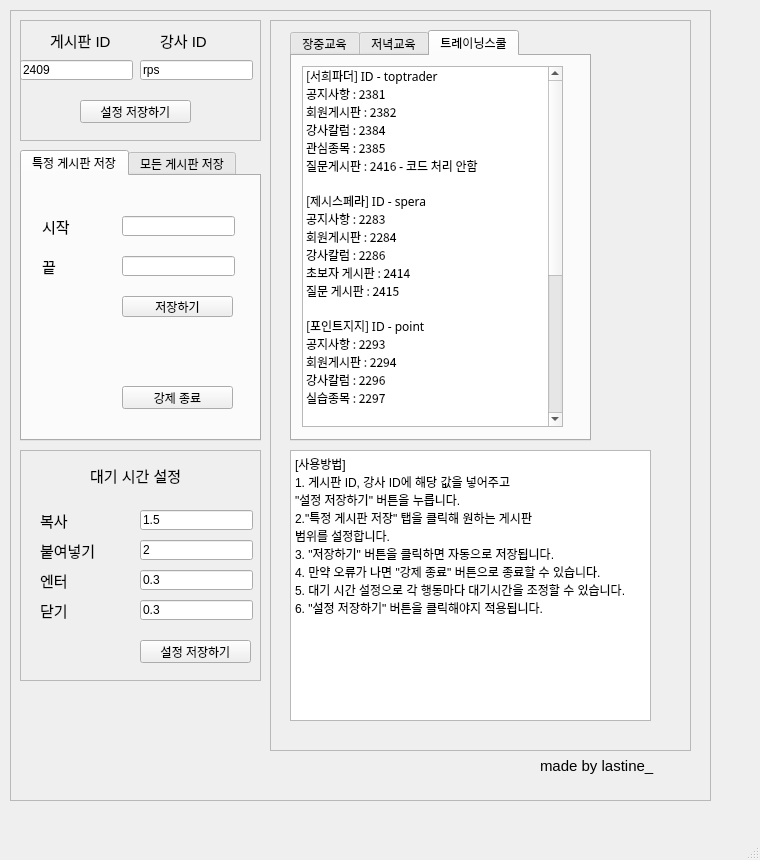
<?xml version="1.0" encoding="UTF-8"?>
<ui version="4.0">
 <class>MainWindow</class>
 <widget class="QMainWindow" name="MainWindow">
  <property name="geometry">
   <rect>
    <x>0</x>
    <y>0</y>
    <width>760</width>
    <height>860</height>
   </rect>
  </property>
  <property name="windowTitle">
   <string>RoyalRoder Saver</string>
  </property>
  <widget class="QWidget" name="centralwidget">
   <widget class="QFrame" name="frame_5">
    <property name="geometry">
     <rect>
      <x>10</x>
      <y>10</y>
      <width>701</width>
      <height>791</height>
     </rect>
    </property>
    <property name="frameShape">
     <enum>QFrame::StyledPanel</enum>
    </property>
    <property name="frameShadow">
     <enum>QFrame::Raised</enum>
    </property>
    <widget class="QFrame" name="frame">
     <property name="geometry">
      <rect>
       <x>10</x>
       <y>10</y>
       <width>241</width>
       <height>121</height>
      </rect>
     </property>
     <property name="frameShape">
      <enum>QFrame::StyledPanel</enum>
     </property>
     <property name="frameShadow">
      <enum>QFrame::Raised</enum>
     </property>
     <widget class="QLabel" name="label_8">
      <property name="geometry">
       <rect>
        <x>30</x>
        <y>10</y>
        <width>71</width>
        <height>21</height>
       </rect>
      </property>
      <property name="font">
       <font>
        <pointsize>11</pointsize>
       </font>
      </property>
      <property name="text">
       <string>게시판 ID</string>
      </property>
     </widget>
     <widget class="QLineEdit" name="id">
      <property name="geometry">
       <rect>
        <x>0</x>
        <y>40</y>
        <width>113</width>
        <height>20</height>
       </rect>
      </property>
      <property name="text">
       <string>2409</string>
      </property>
     </widget>
     <widget class="QPushButton" name="pushButton_id">
      <property name="geometry">
       <rect>
        <x>60</x>
        <y>80</y>
        <width>111</width>
        <height>23</height>
       </rect>
      </property>
      <property name="text">
       <string>설정 저장하기</string>
      </property>
     </widget>
     <widget class="QLineEdit" name="id_t">
      <property name="geometry">
       <rect>
        <x>120</x>
        <y>40</y>
        <width>113</width>
        <height>20</height>
       </rect>
      </property>
      <property name="text">
       <string>rps</string>
      </property>
     </widget>
     <widget class="QLabel" name="label_9">
      <property name="geometry">
       <rect>
        <x>140</x>
        <y>10</y>
        <width>71</width>
        <height>21</height>
       </rect>
      </property>
      <property name="font">
       <font>
        <pointsize>11</pointsize>
       </font>
      </property>
      <property name="text">
       <string>강사 ID</string>
      </property>
     </widget>
    </widget>
    <widget class="QTabWidget" name="tabWidget">
     <property name="geometry">
      <rect>
       <x>10</x>
       <y>140</y>
       <width>241</width>
       <height>291</height>
      </rect>
     </property>
     <property name="currentIndex">
      <number>0</number>
     </property>
     <widget class="QWidget" name="tab">
      <attribute name="title">
       <string>특정 게시판 저장</string>
      </attribute>
      <widget class="QPushButton" name="pushButton_partsave">
       <property name="geometry">
        <rect>
         <x>100</x>
         <y>120</y>
         <width>111</width>
         <height>21</height>
        </rect>
       </property>
       <property name="text">
        <string>저장하기</string>
       </property>
      </widget>
      <widget class="QLabel" name="label_5">
       <property name="geometry">
        <rect>
         <x>20</x>
         <y>40</y>
         <width>51</width>
         <height>21</height>
        </rect>
       </property>
       <property name="font">
        <font>
         <pointsize>11</pointsize>
        </font>
       </property>
       <property name="text">
        <string>시작</string>
       </property>
      </widget>
      <widget class="QLabel" name="label_6">
       <property name="geometry">
        <rect>
         <x>20</x>
         <y>80</y>
         <width>41</width>
         <height>21</height>
        </rect>
       </property>
       <property name="font">
        <font>
         <pointsize>11</pointsize>
        </font>
       </property>
       <property name="text">
        <string>끝</string>
       </property>
      </widget>
      <widget class="QLineEdit" name="ptsave_st">
       <property name="geometry">
        <rect>
         <x>100</x>
         <y>40</y>
         <width>113</width>
         <height>20</height>
        </rect>
       </property>
      </widget>
      <widget class="QLineEdit" name="ptsave_ed">
       <property name="geometry">
        <rect>
         <x>100</x>
         <y>80</y>
         <width>113</width>
         <height>20</height>
        </rect>
       </property>
      </widget>
      <widget class="QPushButton" name="pushButton_stop">
       <property name="geometry">
        <rect>
         <x>100</x>
         <y>210</y>
         <width>111</width>
         <height>23</height>
        </rect>
       </property>
       <property name="text">
        <string>강제 종료</string>
       </property>
      </widget>
     </widget>
     <widget class="QWidget" name="tab_2">
      <attribute name="title">
       <string>모든 게시판 저장</string>
      </attribute>
      <widget class="QPushButton" name="pushButton">
       <property name="geometry">
        <rect>
         <x>80</x>
         <y>410</y>
         <width>75</width>
         <height>23</height>
        </rect>
       </property>
       <property name="text">
        <string>저장하기</string>
       </property>
      </widget>
     </widget>
    </widget>
    <widget class="QFrame" name="frame_3">
     <property name="geometry">
      <rect>
       <x>10</x>
       <y>440</y>
       <width>241</width>
       <height>231</height>
      </rect>
     </property>
     <property name="frameShape">
      <enum>QFrame::StyledPanel</enum>
     </property>
     <property name="frameShadow">
      <enum>QFrame::Raised</enum>
     </property>
     <widget class="QLabel" name="label">
      <property name="geometry">
       <rect>
        <x>20</x>
        <y>60</y>
        <width>51</width>
        <height>21</height>
       </rect>
      </property>
      <property name="font">
       <font>
        <pointsize>11</pointsize>
       </font>
      </property>
      <property name="text">
       <string>복사</string>
      </property>
     </widget>
     <widget class="QLabel" name="label_2">
      <property name="geometry">
       <rect>
        <x>20</x>
        <y>90</y>
        <width>61</width>
        <height>21</height>
       </rect>
      </property>
      <property name="font">
       <font>
        <pointsize>11</pointsize>
       </font>
      </property>
      <property name="text">
       <string>붙여넣기</string>
      </property>
     </widget>
     <widget class="QLabel" name="label_3">
      <property name="geometry">
       <rect>
        <x>20</x>
        <y>120</y>
        <width>31</width>
        <height>21</height>
       </rect>
      </property>
      <property name="font">
       <font>
        <pointsize>11</pointsize>
       </font>
      </property>
      <property name="text">
       <string>엔터</string>
      </property>
     </widget>
     <widget class="QLabel" name="label_4">
      <property name="geometry">
       <rect>
        <x>20</x>
        <y>150</y>
        <width>41</width>
        <height>21</height>
       </rect>
      </property>
      <property name="font">
       <font>
        <pointsize>11</pointsize>
       </font>
      </property>
      <property name="text">
       <string>닫기</string>
      </property>
     </widget>
     <widget class="QLineEdit" name="copy_sleep">
      <property name="geometry">
       <rect>
        <x>120</x>
        <y>60</y>
        <width>113</width>
        <height>20</height>
       </rect>
      </property>
      <property name="text">
       <string>1.5</string>
      </property>
     </widget>
     <widget class="QLineEdit" name="paste_sleep">
      <property name="geometry">
       <rect>
        <x>120</x>
        <y>90</y>
        <width>113</width>
        <height>20</height>
       </rect>
      </property>
      <property name="text">
       <string>2</string>
      </property>
     </widget>
     <widget class="QLineEdit" name="enter_sleep">
      <property name="geometry">
       <rect>
        <x>120</x>
        <y>120</y>
        <width>113</width>
        <height>20</height>
       </rect>
      </property>
      <property name="text">
       <string>0.3</string>
      </property>
     </widget>
     <widget class="QLineEdit" name="close_sleep">
      <property name="geometry">
       <rect>
        <x>120</x>
        <y>150</y>
        <width>113</width>
        <height>20</height>
       </rect>
      </property>
      <property name="text">
       <string>0.3</string>
      </property>
     </widget>
     <widget class="QPushButton" name="pushButton_sleep">
      <property name="geometry">
       <rect>
        <x>120</x>
        <y>190</y>
        <width>111</width>
        <height>23</height>
       </rect>
      </property>
      <property name="text">
       <string>설정 저장하기</string>
      </property>
     </widget>
     <widget class="QLabel" name="label_7">
      <property name="geometry">
       <rect>
        <x>70</x>
        <y>10</y>
        <width>121</width>
        <height>31</height>
       </rect>
      </property>
      <property name="font">
       <font>
        <pointsize>11</pointsize>
       </font>
      </property>
      <property name="text">
       <string>대기 시간 설정</string>
      </property>
     </widget>
    </widget>
    <widget class="QFrame" name="frame_2">
     <property name="geometry">
      <rect>
       <x>260</x>
       <y>10</y>
       <width>421</width>
       <height>731</height>
      </rect>
     </property>
     <property name="frameShape">
      <enum>QFrame::StyledPanel</enum>
     </property>
     <property name="frameShadow">
      <enum>QFrame::Raised</enum>
     </property>
     <widget class="QTabWidget" name="tabWidget_2">
      <property name="geometry">
       <rect>
        <x>20</x>
        <y>10</y>
        <width>301</width>
        <height>411</height>
       </rect>
      </property>
      <property name="currentIndex">
       <number>2</number>
      </property>
      <widget class="QWidget" name="tab_3">
       <attribute name="title">
        <string>장중교육</string>
       </attribute>
       <widget class="QListWidget" name="id_market">
        <property name="geometry">
         <rect>
          <x>10</x>
          <y>10</y>
          <width>261</width>
          <height>361</height>
         </rect>
        </property>
        <property name="font">
         <font>
          <family>굴림</family>
         </font>
        </property>
        <item>
         <property name="text">
          <string>[비중법사] ID - victory</string>
         </property>
        </item>
        <item>
         <property name="text">
          <string>공지사항 : 2209</string>
         </property>
        </item>
        <item>
         <property name="text">
          <string>회원게시판 : 2210</string>
         </property>
        </item>
        <item>
         <property name="text">
          <string>강사칼럼 : 2212</string>
         </property>
        </item>
        <item>
         <property name="text">
          <string>실습종목 : 2213</string>
         </property>
        </item>
        <item>
         <property name="text">
          <string>실습종목 현황 : 2240</string>
         </property>
        </item>
        <item>
         <property name="text">
          <string/>
         </property>
        </item>
        <item>
         <property name="text">
          <string>[주식신공] ID - singong</string>
         </property>
        </item>
        <item>
         <property name="text">
          <string>공지사항 : 2175</string>
         </property>
        </item>
        <item>
         <property name="text">
          <string>회원게시판 : 2176</string>
         </property>
        </item>
        <item>
         <property name="text">
          <string>강사칼럼 : 2181</string>
         </property>
        </item>
        <item>
         <property name="text">
          <string>관심종목 : 2179</string>
         </property>
        </item>
        <item>
         <property name="text">
          <string/>
         </property>
        </item>
        <item>
         <property name="text">
          <string>[자그마치] ID - master</string>
         </property>
        </item>
        <item>
         <property name="text">
          <string>공지사항 : 2261</string>
         </property>
        </item>
        <item>
         <property name="text">
          <string>회원게시판 : 2262</string>
         </property>
        </item>
        <item>
         <property name="text">
          <string>강사칼럼 : 2264</string>
         </property>
        </item>
        <item>
         <property name="text">
          <string>실습종목 : 2265</string>
         </property>
        </item>
        <item>
         <property name="text">
          <string>요약게시판 : 2413</string>
         </property>
        </item>
        <item>
         <property name="text">
          <string/>
         </property>
        </item>
        <item>
         <property name="text">
          <string>[프로장인] ID - pro</string>
         </property>
        </item>
        <item>
         <property name="text">
          <string>공지사항 : 2395</string>
         </property>
        </item>
        <item>
         <property name="text">
          <string>회원게시판 : 2396</string>
         </property>
        </item>
        <item>
         <property name="text">
          <string>강사칼럼 : 2398</string>
         </property>
        </item>
        <item>
         <property name="text">
          <string>실습종목 : 2399</string>
         </property>
        </item>
       </widget>
      </widget>
      <widget class="QWidget" name="tab_4">
       <attribute name="title">
        <string>저녁교육</string>
       </attribute>
       <widget class="QListWidget" name="id_evening">
        <property name="geometry">
         <rect>
          <x>10</x>
          <y>10</y>
          <width>261</width>
          <height>361</height>
         </rect>
        </property>
        <property name="font">
         <font>
          <family>굴림</family>
         </font>
        </property>
        <item>
         <property name="text">
          <string>[오성] ID - dream590</string>
         </property>
        </item>
        <item>
         <property name="text">
          <string>공지사항 : 2026</string>
         </property>
        </item>
        <item>
         <property name="text">
          <string>회원게시판 : 2027</string>
         </property>
        </item>
        <item>
         <property name="text">
          <string>관심공략주 : 2147</string>
         </property>
        </item>
        <item>
         <property name="text">
          <string/>
         </property>
        </item>
        <item>
         <property name="text">
          <string>[확률승부] ID - pppp1245</string>
         </property>
        </item>
        <item>
         <property name="text">
          <string>공지사항 : 2116</string>
         </property>
        </item>
        <item>
         <property name="text">
          <string>회원게시판 : 2117</string>
         </property>
        </item>
        <item>
         <property name="text">
          <string>관심종목 : 2141</string>
         </property>
        </item>
        <item>
         <property name="text">
          <string/>
         </property>
        </item>
        <item>
         <property name="text">
          <string>[푸른별] ID - bluestar</string>
         </property>
        </item>
        <item>
         <property name="text">
          <string>공지사항 : 2219</string>
         </property>
        </item>
        <item>
         <property name="text">
          <string>회원게시판 : 2210</string>
         </property>
        </item>
        <item>
         <property name="text">
          <string>강사칼럼 : 2212</string>
         </property>
        </item>
        <item>
         <property name="text">
          <string>실습종목 : 2213</string>
         </property>
        </item>
        <item>
         <property name="text">
          <string>실습종목 현황 : 2240</string>
         </property>
        </item>
        <item>
         <property name="text">
          <string/>
         </property>
        </item>
        <item>
         <property name="text">
          <string>[수급쎄오] ID - ceo</string>
         </property>
        </item>
        <item>
         <property name="text">
          <string>공지사항 : 2386</string>
         </property>
        </item>
        <item>
         <property name="text">
          <string>회원게시판 : 2387</string>
         </property>
        </item>
        <item>
         <property name="text">
          <string>강사칼럼 : 2389</string>
         </property>
        </item>
        <item>
         <property name="text">
          <string>관심종목 : 2390</string>
         </property>
        </item>
        <item>
         <property name="text">
          <string>쎄오그램 : 2393</string>
         </property>
        </item>
       </widget>
      </widget>
      <widget class="QWidget" name="tab_5">
       <attribute name="title">
        <string>트레이닝스쿨</string>
       </attribute>
       <widget class="QListWidget" name="id_training">
        <property name="geometry">
         <rect>
          <x>10</x>
          <y>10</y>
          <width>261</width>
          <height>361</height>
         </rect>
        </property>
        <property name="font">
         <font>
          <family>굴림</family>
         </font>
        </property>
        <item>
         <property name="text">
          <string>[서희파더] ID - toptrader</string>
         </property>
        </item>
        <item>
         <property name="text">
          <string>공지사항 : 2381</string>
         </property>
        </item>
        <item>
         <property name="text">
          <string>회원게시판 : 2382</string>
         </property>
        </item>
        <item>
         <property name="text">
          <string>강사칼럼 : 2384</string>
         </property>
        </item>
        <item>
         <property name="text">
          <string>관심종목 : 2385</string>
         </property>
        </item>
        <item>
         <property name="text">
          <string>질문게시판 : 2416 - 코드 처리 안함</string>
         </property>
        </item>
        <item>
         <property name="text">
          <string/>
         </property>
        </item>
        <item>
         <property name="text">
          <string>[제시스페라] ID - spera</string>
         </property>
        </item>
        <item>
         <property name="text">
          <string>공지사항 : 2283</string>
         </property>
        </item>
        <item>
         <property name="text">
          <string>회원게시판 : 2284</string>
         </property>
        </item>
        <item>
         <property name="text">
          <string>강사칼럼 : 2286</string>
         </property>
        </item>
        <item>
         <property name="text">
          <string>초보자 게시판 : 2414</string>
         </property>
        </item>
        <item>
         <property name="text">
          <string>질문 게시판 : 2415</string>
         </property>
        </item>
        <item>
         <property name="text">
          <string/>
         </property>
        </item>
        <item>
         <property name="text">
          <string>[포인트지지] ID - point</string>
         </property>
        </item>
        <item>
         <property name="text">
          <string>공지사항 : 2293</string>
         </property>
        </item>
        <item>
         <property name="text">
          <string>회원게시판 : 2294</string>
         </property>
        </item>
        <item>
         <property name="text">
          <string>강사칼럼 : 2296</string>
         </property>
        </item>
        <item>
         <property name="text">
          <string>실습종목 : 2297</string>
         </property>
        </item>
        <item>
         <property name="text">
          <string/>
         </property>
        </item>
        <item>
         <property name="text">
          <string>[한백] ID - hanbaek</string>
         </property>
        </item>
        <item>
         <property name="text">
          <string>공지사항 : 2400</string>
         </property>
        </item>
        <item>
         <property name="text">
          <string>회원게시판 : 2401</string>
         </property>
        </item>
        <item>
         <property name="text">
          <string>강사칼럼 : 2403</string>
         </property>
        </item>
        <item>
         <property name="text">
          <string>실습종목 : 2404</string>
         </property>
        </item>
        <item>
         <property name="text">
          <string/>
         </property>
        </item>
        <item>
         <property name="text">
          <string>[리버스패스] ID - rps</string>
         </property>
        </item>
        <item>
         <property name="text">
          <string>공지사항 : 2409</string>
         </property>
        </item>
        <item>
         <property name="text">
          <string>회원게시판 : 2410</string>
         </property>
        </item>
        <item>
         <property name="text">
          <string>강의후기 : 2411</string>
         </property>
        </item>
        <item>
         <property name="text">
          <string>강사칼럼 : 2412</string>
         </property>
        </item>
        <item>
         <property name="text">
          <string>관심종목 : 2417</string>
         </property>
        </item>
        <item>
         <property name="text">
          <string>질문게시판 : 2418</string>
         </property>
        </item>
        <item>
         <property name="text">
          <string>강의자료 : 2419</string>
         </property>
        </item>
       </widget>
      </widget>
     </widget>
     <widget class="QTextEdit" name="textEdit">
      <property name="geometry">
       <rect>
        <x>20</x>
        <y>430</y>
        <width>361</width>
        <height>271</height>
       </rect>
      </property>
      <property name="html">
       <string>&lt;!DOCTYPE HTML PUBLIC &quot;-//W3C//DTD HTML 4.0//EN&quot; &quot;http://www.w3.org/TR/REC-html40/strict.dtd&quot;&gt;
&lt;html&gt;&lt;head&gt;&lt;meta name=&quot;qrichtext&quot; content=&quot;1&quot; /&gt;&lt;style type=&quot;text/css&quot;&gt;
p, li { white-space: pre-wrap; }
&lt;/style&gt;&lt;/head&gt;&lt;body style=&quot; font-family:'Gulim'; font-size:11.25pt; font-weight:400; font-style:normal;&quot;&gt;
&lt;p style=&quot; margin-top:0px; margin-bottom:0px; margin-left:0px; margin-right:0px; -qt-block-indent:0; text-indent:0px;&quot;&gt;&lt;span style=&quot; font-size:9pt;&quot;&gt;[사용방법]&lt;/span&gt;&lt;/p&gt;
&lt;p style=&quot; margin-top:0px; margin-bottom:0px; margin-left:0px; margin-right:0px; -qt-block-indent:0; text-indent:0px;&quot;&gt;&lt;span style=&quot; font-size:9pt;&quot;&gt;1. 게시판 ID, 강사 ID에 해당 값을 넣어주고&lt;/span&gt;&lt;/p&gt;
&lt;p style=&quot; margin-top:0px; margin-bottom:0px; margin-left:0px; margin-right:0px; -qt-block-indent:0; text-indent:0px;&quot;&gt;&lt;span style=&quot; font-size:9pt;&quot;&gt;&amp;quot;설정 저장하기&amp;quot; 버튼을 누릅니다.&lt;/span&gt;&lt;/p&gt;
&lt;p style=&quot; margin-top:0px; margin-bottom:0px; margin-left:0px; margin-right:0px; -qt-block-indent:0; text-indent:0px;&quot;&gt;&lt;span style=&quot; font-size:9pt;&quot;&gt;2.&amp;quot;특정 게시판 저장&amp;quot; 탭을 클릭해 원하는 게시판&lt;/span&gt;&lt;/p&gt;
&lt;p style=&quot; margin-top:0px; margin-bottom:0px; margin-left:0px; margin-right:0px; -qt-block-indent:0; text-indent:0px;&quot;&gt;&lt;span style=&quot; font-size:9pt;&quot;&gt;범위를 설정합니다.&lt;/span&gt;&lt;/p&gt;
&lt;p style=&quot; margin-top:0px; margin-bottom:0px; margin-left:0px; margin-right:0px; -qt-block-indent:0; text-indent:0px;&quot;&gt;&lt;span style=&quot; font-size:9pt;&quot;&gt;3. &amp;quot;저장하기&amp;quot; 버튼을 클릭하면 자동으로 저장됩니다.&lt;/span&gt;&lt;/p&gt;
&lt;p style=&quot; margin-top:0px; margin-bottom:0px; margin-left:0px; margin-right:0px; -qt-block-indent:0; text-indent:0px;&quot;&gt;&lt;span style=&quot; font-size:9pt;&quot;&gt;4. 만약 오류가 나면 &amp;quot;강제 종료&amp;quot; 버튼으로 종료할 수 있습니다.&lt;/span&gt;&lt;/p&gt;
&lt;p style=&quot; margin-top:0px; margin-bottom:0px; margin-left:0px; margin-right:0px; -qt-block-indent:0; text-indent:0px;&quot;&gt;&lt;span style=&quot; font-size:9pt;&quot;&gt;5. 대기 시간 설정으로 각 행동마다 대기시간을 조정할 수 있습니다.&lt;/span&gt;&lt;/p&gt;
&lt;p style=&quot; margin-top:0px; margin-bottom:0px; margin-left:0px; margin-right:0px; -qt-block-indent:0; text-indent:0px;&quot;&gt;&lt;span style=&quot; font-size:9pt;&quot;&gt;6. &amp;quot;설정 저장하기&amp;quot; 버튼을 클릭해야지 적용됩니다.&lt;/span&gt;&lt;/p&gt;&lt;/body&gt;&lt;/html&gt;</string>
      </property>
     </widget>
    </widget>
    <widget class="QLabel" name="label_10">
     <property name="geometry">
      <rect>
       <x>530</x>
       <y>740</y>
       <width>131</width>
       <height>31</height>
      </rect>
     </property>
     <property name="font">
      <font>
       <pointsize>11</pointsize>
      </font>
     </property>
     <property name="text">
      <string>made by lastine_</string>
     </property>
    </widget>
   </widget>
  </widget>
  <widget class="QStatusBar" name="statusbar"/>
 </widget>
 <resources/>
 <connections/>
</ui>
